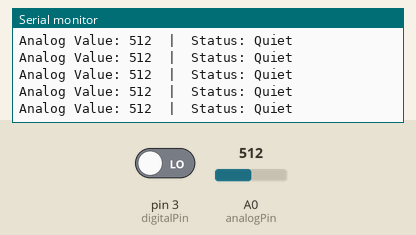
This sketch was run on a simulated Arduino Uno, built with avr-gcc and run on an emulated ATmega328P. On the bench: the last lines printed to the serial monitor. The inputs (shaded band) are chosen by the test bench; at power-on: A0 (analogPin) = 512, pin 3 (digitalPin) LOW.

Above: at 3.1 s.
3.2 s: A0 (analogPin) set to 983
At 3.22 s:
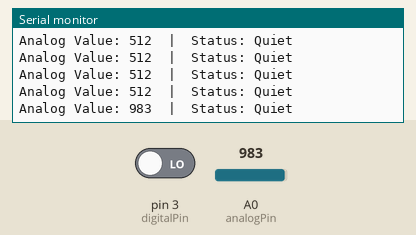
6.2 s: A0 (analogPin) set to 1016
At 6.24 s:
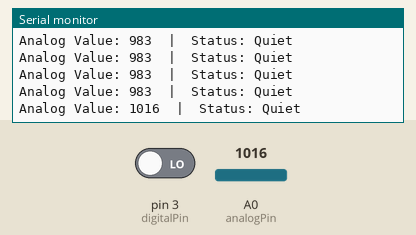
Timing chart, 0 to 9.2 s (numbered marks = the images above; inputs shaded):
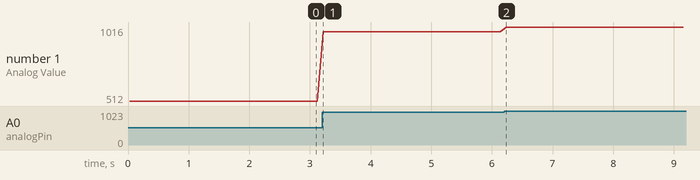

The sketch:

Project_12_Sound_Sensor.ino
```cpp
int digitalPin = 3; // DO connected to digital pin 3
int analogPin = A0; // AO connected to analog pin A0

void setup() {
  Serial.begin(9600);
  pinMode(digitalPin, INPUT);
  Serial.println("Sound Sensor Test (AO & DO)");
}

void loop() {
  int digitalVal = digitalRead(digitalPin); // Read digital threshold
  int analogVal = analogRead(analogPin);    // Read analog amplitude

  Serial.print("Analog Value: ");
  Serial.print(analogVal);

  // Note: Some sensors output LOW when sound is detected.
  // Adjust the condition based on your specific module.
  if (digitalVal == HIGH) {
    Serial.println("  |  Status: Sound Detected! (DO Triggered)");
  } else {
    Serial.println("  |  Status: Quiet");
  }

  delay(100); // Small delay to prevent flooding the serial monitor
}
```

Measured:
- after the input at 3.2 s, the serial monitor: prints a new line at once (image 1)
- after the input at 6.2 s, the serial monitor: prints a new line at once (image 2)
- plotted number 1: 512 → 983 after the input at 3.2 s, 983 → 1016 after the input at 6.2 s
